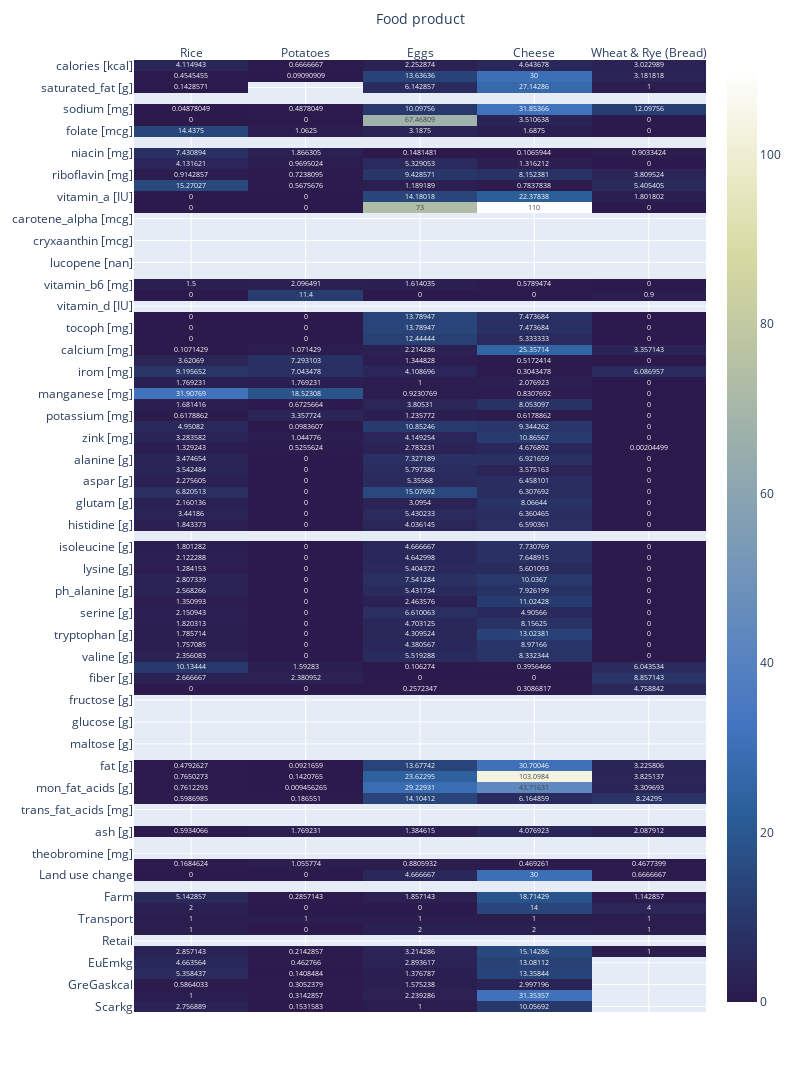

The code cell stored with this chart in its notebook:
### Code cell
import plotly
plt.figure(figsize=(20, 20))
fig = px.imshow(df.T, text_auto=True, aspect="auto", width=800,height=1600,
    color_continuous_scale=davos
               )
fig.update_xaxes(side = "top")
fig.show()

### Figure 1 — Plotly figure (JSON) as saved in the notebook; plotly's stock layout.template omitted (floating-point values rounded to 4 significant figures; data arrays with more than 128 entries replaced by an {"elided": "..."} marker saying what was removed)
{"data": [{"coloraxis": "coloraxis", "hovertemplate": "Food product: %{x}<br>y: %{y}<br>color: %{z}<extra></extra>", "name": "0", "texttemplate": "%{z}", "type": "heatmap", "x": ["Rice", "Potatoes", "Eggs", "Cheese", "Wheat & Rye (Bread)"], "xaxis": "x", "y": ["calories [kcal]", "total_fat [g]", "saturated_fat [g]", "cholesterol [mg]", "sodium [mg]", "choline [mg]", "folate [mcg]", "folic_acid [mcg]", "niacin [mg]", "pant_acid [mg]", "riboflavin [mg]", "thiamin [mg]", "vitamin_a [IU]", "vitamin_a_rae [mcg]", "carotene_alpha [mcg]", "carotene_beta [mcg]", "cryxaanthin [mcg]", "lut_zea [mcg]", "lucopene [nan]", "vitamin_b12 [mcg]", "vitamin_b6 [mg]", "vitamin_c [mg]", "vitamin_d [IU]", "vitamin_e [mg]", "tocoph [mg]", "vitamin_k [mcg]", "calcium [mg]", "copper [mg]", "irom [mg]", "magnesium [mg]", "manganese [mg]", "phosphorous [mg]", "potassium [mg]", "selenium [mcg]", "zink [mg]", "protein [g]", "alanine [g]", "arginine [g]", "aspar [g]", "cystine [g]", "glutam [g]", "glycine [g]", "histidine [g]", "hy_proline [nan]", "isoleucine [g]", "leucine [g]", "lysine [g]", "methionine [g]", "ph_alanine [g]", "proline [g]", "serine [g]", "threonine [g]", "tryptophan [g]", "tyrosine [g]", "valine [g]", "carbhy [g]", "fiber [g]", "sugars [g]", "fructose [g]", "galactose [g]", "glucose [g]", "lactose [g]", "maltose [g]", "sucrose [g]", "fat [g]", "sat_fat_acids [g]", "mon_fat_acids [g]", "pol_fat_acids [g]", "trans_fat_acids [mg]", "alcohol [g]", "ash [g]", "caffeine [mg]", "theobromine [mg]", "water [g]", "Land use change", "Animal Feed", "Farm", "Processing", "Transport", "Packging", "Retail", "Total_emissions", "EuEmkg", "Waterkg", "GreGaskcal", "Lndusekg", "Scarkg"], "yaxis": "y", "z": {"elided": "87x5 float values"}}], "layout": {"coloraxis": {"colorscale": [[0, "rgb(44, 26, 76)"], [0.1, "rgb(40, 59, 110)"], [0.2, "rgb(42, 94, 151)"], [0.3, "rgb(68, 117, 193)"], [0.4, "rgb(96, 137, 190)"], [0.5, "rgb(125, 156, 181)"], [0.6, "rgb(155, 175, 172)"], [0.7, "rgb(186, 196, 163)"], [0.8, "rgb(215, 217, 161)"], [0.9, "rgb(237, 236, 206)"], [1, "rgb(255, 255, 255)"]]}, "height": 1600, "margin": {"t": 60}, "width": 800, "xaxis": {"anchor": "y", "domain": [0, 1], "side": "top", "title": {"text": "Food product"}}, "yaxis": {"anchor": "x", "autorange": "reversed", "domain": [0, 1]}}}
